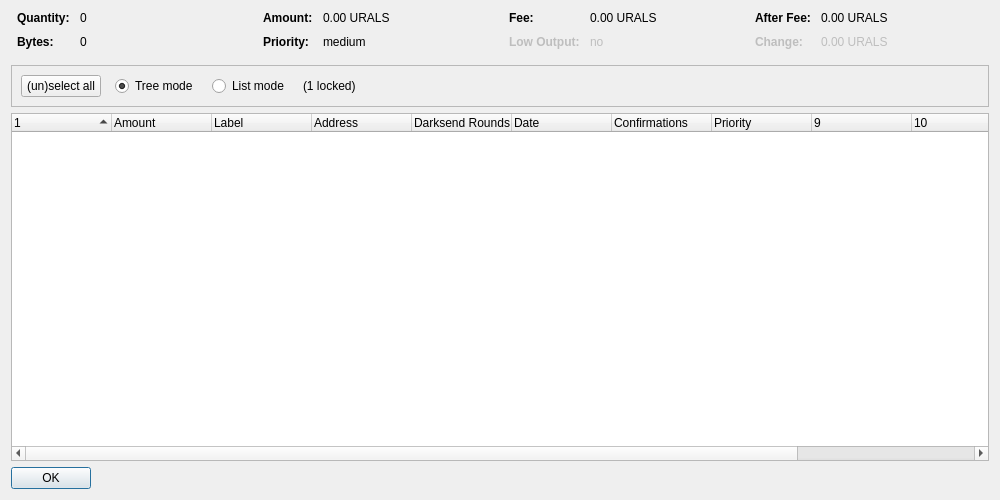
<?xml version="1.0" encoding="UTF-8"?>
<ui version="4.0">
 <class>CoinControlDialog</class>
 <widget class="QDialog" name="CoinControlDialog">
  <property name="geometry">
   <rect>
    <x>0</x>
    <y>0</y>
    <width>1000</width>
    <height>500</height>
   </rect>
  </property>
  <property name="windowTitle">
   <string>Coin Control Address Selection</string>
  </property>
  <layout class="QVBoxLayout" name="verticalLayout">
   <item>
    <layout class="QHBoxLayout" name="horizontalLayoutTop" stretch="0,0,0,0">
     <property name="topMargin">
      <number>0</number>
     </property>
     <property name="bottomMargin">
      <number>10</number>
     </property>
     <item>
      <layout class="QFormLayout" name="formLayoutCoinControl1">
       <property name="horizontalSpacing">
        <number>10</number>
       </property>
       <property name="verticalSpacing">
        <number>10</number>
       </property>
       <property name="leftMargin">
        <number>6</number>
       </property>
       <property name="rightMargin">
        <number>6</number>
       </property>
       <item row="0" column="0">
        <widget class="QLabel" name="labelCoinControlQuantityText">
         <property name="font">
          <font>
           <weight>75</weight>
           <bold>true</bold>
          </font>
         </property>
         <property name="text">
          <string>Quantity:</string>
         </property>
        </widget>
       </item>
       <item row="0" column="1">
        <widget class="QLabel" name="labelCoinControlQuantity">
         <property name="cursor">
          <cursorShape>IBeamCursor</cursorShape>
         </property>
         <property name="contextMenuPolicy">
          <enum>Qt::ActionsContextMenu</enum>
         </property>
         <property name="text">
          <string notr="true">0</string>
         </property>
         <property name="textInteractionFlags">
          <set>Qt::LinksAccessibleByMouse|Qt::TextSelectableByKeyboard|Qt::TextSelectableByMouse</set>
         </property>
        </widget>
       </item>
       <item row="1" column="0">
        <widget class="QLabel" name="labelCoinControlBytesText">
         <property name="font">
          <font>
           <weight>75</weight>
           <bold>true</bold>
          </font>
         </property>
         <property name="text">
          <string>Bytes:</string>
         </property>
        </widget>
       </item>
       <item row="1" column="1">
        <widget class="QLabel" name="labelCoinControlBytes">
         <property name="cursor">
          <cursorShape>IBeamCursor</cursorShape>
         </property>
         <property name="contextMenuPolicy">
          <enum>Qt::ActionsContextMenu</enum>
         </property>
         <property name="text">
          <string notr="true">0</string>
         </property>
         <property name="textInteractionFlags">
          <set>Qt::LinksAccessibleByMouse|Qt::TextSelectableByKeyboard|Qt::TextSelectableByMouse</set>
         </property>
        </widget>
       </item>
      </layout>
     </item>
     <item>
      <layout class="QFormLayout" name="formLayoutCoinControl2">
       <property name="horizontalSpacing">
        <number>10</number>
       </property>
       <property name="verticalSpacing">
        <number>10</number>
       </property>
       <property name="leftMargin">
        <number>6</number>
       </property>
       <property name="rightMargin">
        <number>6</number>
       </property>
       <item row="0" column="0">
        <widget class="QLabel" name="labelCoinControlAmountText">
         <property name="font">
          <font>
           <weight>75</weight>
           <bold>true</bold>
          </font>
         </property>
         <property name="text">
          <string>Amount:</string>
         </property>
        </widget>
       </item>
       <item row="0" column="1">
        <widget class="QLabel" name="labelCoinControlAmount">
         <property name="cursor">
          <cursorShape>IBeamCursor</cursorShape>
         </property>
         <property name="contextMenuPolicy">
          <enum>Qt::ActionsContextMenu</enum>
         </property>
         <property name="text">
          <string notr="true">0.00 URALS</string>
         </property>
         <property name="textInteractionFlags">
          <set>Qt::LinksAccessibleByMouse|Qt::TextSelectableByKeyboard|Qt::TextSelectableByMouse</set>
         </property>
        </widget>
       </item>
       <item row="1" column="0">
        <widget class="QLabel" name="labelCoinControlPriorityText">
         <property name="font">
          <font>
           <weight>75</weight>
           <bold>true</bold>
          </font>
         </property>
         <property name="text">
          <string>Priority:</string>
         </property>
        </widget>
       </item>
       <item row="1" column="1">
        <widget class="QLabel" name="labelCoinControlPriority">
         <property name="cursor">
          <cursorShape>IBeamCursor</cursorShape>
         </property>
         <property name="contextMenuPolicy">
          <enum>Qt::ActionsContextMenu</enum>
         </property>
         <property name="text">
          <string>medium</string>
         </property>
         <property name="textInteractionFlags">
          <set>Qt::LinksAccessibleByMouse|Qt::TextSelectableByKeyboard|Qt::TextSelectableByMouse</set>
         </property>
        </widget>
       </item>
      </layout>
     </item>
     <item>
      <layout class="QFormLayout" name="formLayoutCoinControl3">
       <property name="horizontalSpacing">
        <number>10</number>
       </property>
       <property name="verticalSpacing">
        <number>10</number>
       </property>
       <property name="leftMargin">
        <number>6</number>
       </property>
       <property name="rightMargin">
        <number>6</number>
       </property>
       <item row="0" column="0">
        <widget class="QLabel" name="labelCoinControlFeeText">
         <property name="font">
          <font>
           <weight>75</weight>
           <bold>true</bold>
          </font>
         </property>
         <property name="text">
          <string>Fee:</string>
         </property>
        </widget>
       </item>
       <item row="0" column="1">
        <widget class="QLabel" name="labelCoinControlFee">
         <property name="cursor">
          <cursorShape>IBeamCursor</cursorShape>
         </property>
         <property name="contextMenuPolicy">
          <enum>Qt::ActionsContextMenu</enum>
         </property>
         <property name="text">
          <string notr="true">0.00 URALS</string>
         </property>
         <property name="textInteractionFlags">
          <set>Qt::LinksAccessibleByMouse|Qt::TextSelectableByKeyboard|Qt::TextSelectableByMouse</set>
         </property>
        </widget>
       </item>
       <item row="1" column="0">
        <widget class="QLabel" name="labelCoinControlLowOutputText">
         <property name="enabled">
          <bool>false</bool>
         </property>
         <property name="font">
          <font>
           <weight>75</weight>
           <bold>true</bold>
          </font>
         </property>
         <property name="text">
          <string>Low Output:</string>
         </property>
        </widget>
       </item>
       <item row="1" column="1">
        <widget class="QLabel" name="labelCoinControlLowOutput">
         <property name="enabled">
          <bool>false</bool>
         </property>
         <property name="cursor">
          <cursorShape>IBeamCursor</cursorShape>
         </property>
         <property name="contextMenuPolicy">
          <enum>Qt::ActionsContextMenu</enum>
         </property>
         <property name="text">
          <string>no</string>
         </property>
         <property name="textInteractionFlags">
          <set>Qt::LinksAccessibleByMouse|Qt::TextSelectableByKeyboard|Qt::TextSelectableByMouse</set>
         </property>
        </widget>
       </item>
      </layout>
     </item>
     <item>
      <layout class="QFormLayout" name="formLayoutCoinControl4">
       <property name="horizontalSpacing">
        <number>10</number>
       </property>
       <property name="verticalSpacing">
        <number>10</number>
       </property>
       <property name="leftMargin">
        <number>6</number>
       </property>
       <property name="rightMargin">
        <number>6</number>
       </property>
       <item row="0" column="0">
        <widget class="QLabel" name="labelCoinControlAfterFeeText">
         <property name="font">
          <font>
           <weight>75</weight>
           <bold>true</bold>
          </font>
         </property>
         <property name="text">
          <string>After Fee:</string>
         </property>
        </widget>
       </item>
       <item row="0" column="1">
        <widget class="QLabel" name="labelCoinControlAfterFee">
         <property name="cursor">
          <cursorShape>IBeamCursor</cursorShape>
         </property>
         <property name="contextMenuPolicy">
          <enum>Qt::ActionsContextMenu</enum>
         </property>
         <property name="text">
          <string notr="true">0.00 URALS</string>
         </property>
         <property name="textInteractionFlags">
          <set>Qt::LinksAccessibleByMouse|Qt::TextSelectableByKeyboard|Qt::TextSelectableByMouse</set>
         </property>
        </widget>
       </item>
       <item row="1" column="0">
        <widget class="QLabel" name="labelCoinControlChangeText">
         <property name="enabled">
          <bool>false</bool>
         </property>
         <property name="font">
          <font>
           <weight>75</weight>
           <bold>true</bold>
          </font>
         </property>
         <property name="text">
          <string>Change:</string>
         </property>
        </widget>
       </item>
       <item row="1" column="1">
        <widget class="QLabel" name="labelCoinControlChange">
         <property name="enabled">
          <bool>false</bool>
         </property>
         <property name="cursor">
          <cursorShape>IBeamCursor</cursorShape>
         </property>
         <property name="contextMenuPolicy">
          <enum>Qt::ActionsContextMenu</enum>
         </property>
         <property name="text">
          <string notr="true">0.00 URALS</string>
         </property>
         <property name="textInteractionFlags">
          <set>Qt::LinksAccessibleByMouse|Qt::TextSelectableByKeyboard|Qt::TextSelectableByMouse</set>
         </property>
        </widget>
       </item>
      </layout>
     </item>
    </layout>
   </item>
   <item>
    <widget class="QFrame" name="frame">
     <property name="minimumSize">
      <size>
       <width>0</width>
       <height>40</height>
      </size>
     </property>
     <property name="frameShape">
      <enum>QFrame::StyledPanel</enum>
     </property>
     <property name="frameShadow">
      <enum>QFrame::Sunken</enum>
     </property>
     <layout class="QHBoxLayout" name="horizontalLayout">
      <item>
       <layout class="QHBoxLayout" name="horizontalLayoutPanel" stretch="0,0,0,0,0">
        <property name="spacing">
         <number>14</number>
        </property>
        <item>
         <widget class="QPushButton" name="pushButtonSelectAll">
          <property name="sizePolicy">
           <sizepolicy hsizetype="Maximum" vsizetype="Fixed">
            <horstretch>0</horstretch>
            <verstretch>0</verstretch>
           </sizepolicy>
          </property>
          <property name="text">
           <string>(un)select all</string>
          </property>
         </widget>
        </item>
        <item>
         <widget class="QRadioButton" name="radioTreeMode">
          <property name="sizePolicy">
           <sizepolicy hsizetype="Maximum" vsizetype="Fixed">
            <horstretch>0</horstretch>
            <verstretch>0</verstretch>
           </sizepolicy>
          </property>
          <property name="text">
           <string>Tree mode</string>
          </property>
          <property name="checked">
           <bool>true</bool>
          </property>
         </widget>
        </item>
        <item>
         <widget class="QRadioButton" name="radioListMode">
          <property name="sizePolicy">
           <sizepolicy hsizetype="Maximum" vsizetype="Fixed">
            <horstretch>0</horstretch>
            <verstretch>0</verstretch>
           </sizepolicy>
          </property>
          <property name="text">
           <string>List mode</string>
          </property>
         </widget>
        </item>
        <item>
         <widget class="QLabel" name="labelLocked">
          <property name="text">
           <string>(1 locked)</string>
          </property>
         </widget>
        </item>
        <item>
         <spacer name="horizontalSpacer">
          <property name="orientation">
           <enum>Qt::Horizontal</enum>
          </property>
          <property name="sizeHint" stdset="0">
           <size>
            <width>40</width>
            <height>20</height>
           </size>
          </property>
         </spacer>
        </item>
       </layout>
      </item>
     </layout>
    </widget>
   </item>
   <item>
    <widget class="CoinControlTreeWidget" name="treeWidget">
     <property name="contextMenuPolicy">
      <enum>Qt::CustomContextMenu</enum>
     </property>
     <property name="sortingEnabled">
      <bool>false</bool>
     </property>
     <property name="columnCount">
      <number>12</number>
     </property>
     <attribute name="headerShowSortIndicator" stdset="0">
      <bool>true</bool>
     </attribute>
     <attribute name="headerStretchLastSection">
      <bool>false</bool>
     </attribute>
     <column>
      <property name="text">
       <string/>
      </property>
     </column>
     <column>
      <property name="text">
       <string>Amount</string>
      </property>
     </column>
     <column>
      <property name="text">
       <string>Label</string>
      </property>
     </column>
     <column>
      <property name="text">
       <string>Address</string>
      </property>
     </column>
     <column>
      <property name="text">
       <string>Darksend Rounds</string>
      </property>
     </column>
     <column>
      <property name="text">
       <string>Date</string>
      </property>
     </column>
     <column>
      <property name="text">
       <string>Confirmations</string>
      </property>
      <property name="toolTip">
       <string>Confirmed</string>
      </property>
     </column>
     <column>
      <property name="text">
       <string>Priority</string>
      </property>
     </column>
     <column>
      <property name="text">
       <string/>
      </property>
     </column>
     <column>
      <property name="text">
       <string/>
      </property>
     </column>
     <column>
      <property name="text">
       <string/>
      </property>
     </column>
     <column>
      <property name="text">
       <string/>
      </property>
     </column>
     <column>
      <property name="text">
       <string/>
      </property>
     </column>
    </widget>
   </item>
   <item>
    <widget class="QDialogButtonBox" name="buttonBox">
     <property name="sizePolicy">
      <sizepolicy hsizetype="Maximum" vsizetype="Fixed">
       <horstretch>0</horstretch>
       <verstretch>0</verstretch>
      </sizepolicy>
     </property>
     <property name="orientation">
      <enum>Qt::Horizontal</enum>
     </property>
     <property name="standardButtons">
      <set>QDialogButtonBox::Ok</set>
     </property>
    </widget>
   </item>
  </layout>
 </widget>
 <customwidgets>
  <customwidget>
   <class>CoinControlTreeWidget</class>
   <extends>QTreeWidget</extends>
   <header>coincontroltreewidget.h</header>
  </customwidget>
 </customwidgets>
 <resources/>
 <connections/>
</ui>
